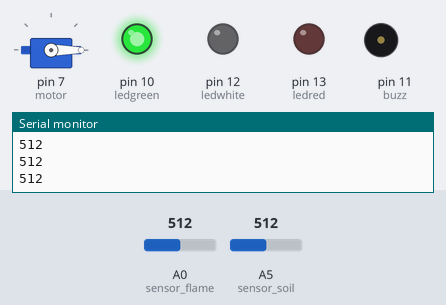
Recording of a sketch running on a simulated Arduino Uno, built with avr-gcc and run on an emulated ATmega328P. Parts: servo, output pins drawn as LEDs (lit = HIGH), buzzer (waves = sounding, pin HIGH), the last lines printed to the serial monitor. The inputs (shaded band) are chosen by the test bench; at power-on: A5 (sensor_soil) = 512, A0 (sensor_flame) = 512.

Above: at 1.2 s.
1.3 s: A5 (sensor_soil) set to 793
3.2 s: A5 (sensor_soil) set to 815
At 4.4 s:
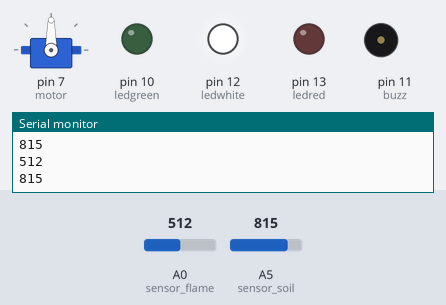
5.1 s: A0 (sensor_flame) set to 109
6.8 s: A0 (sensor_flame) set to 90
At 8.5 s:
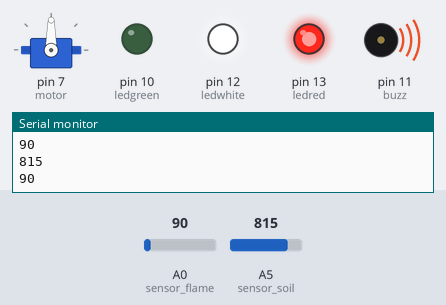
Timing chart, 0 to 9.7 s (numbered marks = the images above; inputs shaded):
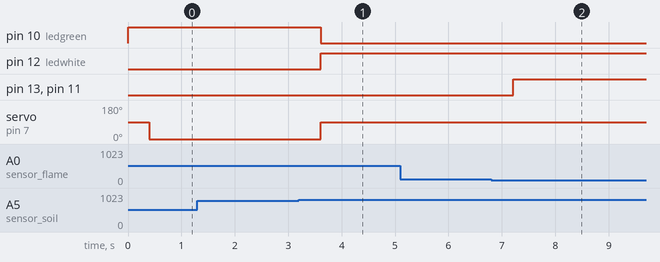

Measured:
- the behaviour switches between 800 and 801 on A5 (sensor_soil) (found by bisection; images 0 and 1)
- the behaviour switches between 100 and 99 on A0 (sensor_flame) (found by bisection; images 1 and 2)
- after the input at 3.2 s, pin 10 (ledgreen): HIGH → LOW after 0.41 s; pin 12 (ledwhite): LOW → HIGH after 0.41 s; servo on pin 7 (motor): 0° → 90° after 0.41 s
- after the input at 6.8 s, pin 13 (ledred), pin 11 (buzz): LOW → HIGH after 0.41 s

The sketch:

Smart_Agriculture_Project.ino
```cpp
#include <Servo.h>
int ledred = 13;
int ledwhite = 12;
int buzz = 11;
int ledgreen = 10;
int sensor_flame = A0;
int sensor_soil = A5;
int flame = 0;
int soil = 0;
Servo motor;

void setup() {

  pinMode(ledred,OUTPUT);
  pinMode(ledwhite,OUTPUT);
  pinMode(buzz,OUTPUT);
  pinMode(ledgreen,OUTPUT);
  pinMode(flame,INPUT);
  pinMode(soil,INPUT);
  motor.attach(7);
  Serial.begin(9600);
  digitalWrite(ledgreen,HIGH);

}

void loop() {

  flame = analogRead(sensor_flame);
  soil = analogRead(sensor_soil);
  Serial.println(flame);
  delay(200);
  Serial.println(soil);
  delay(200);
 // motor.write(0);
 // delay(1000);
  if (flame<100 || soil>800) {
    if(flame<100) {
      digitalWrite(ledred,HIGH);
      digitalWrite(buzz,HIGH);
    }
    digitalWrite(ledgreen,LOW);
    motor.write(90);
    digitalWrite(ledwhite, HIGH);
  }
  else{
    digitalWrite(ledred,LOW);
    digitalWrite(buzz,LOW);
    digitalWrite(ledwhite, LOW);
    digitalWrite(ledgreen, HIGH);
    motor.write(0);
  }
}
```
